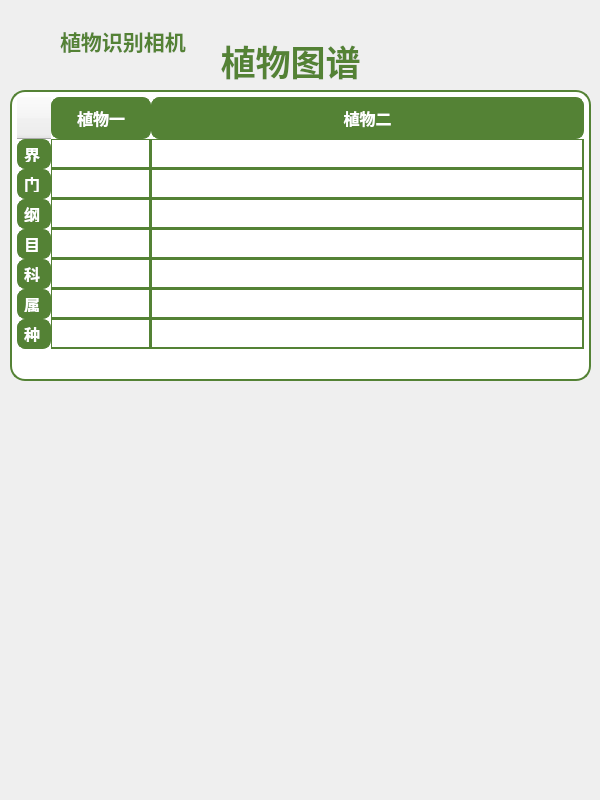
<?xml version="1.0" encoding="UTF-8"?>
<ui version="4.0">
 <class>PlantComparisonWindow</class>
 <widget class="QWidget" name="PlantComparisonWindow">
  <property name="geometry">
   <rect>
    <x>0</x>
    <y>0</y>
    <width>600</width>
    <height>800</height>
   </rect>
  </property>
  <property name="windowTitle">
   <string>植物种类对比</string>
  </property>
  <widget class="QLabel" name="label_title">
   <property name="geometry">
    <rect>
     <x>210</x>
     <y>40</y>
     <width>161</width>
     <height>41</height>
    </rect>
   </property>
   <property name="font">
    <font>
     <pointsize>26</pointsize>
     <bold>true</bold>
    </font>
   </property>
   <property name="styleSheet">
    <string notr="true">color: rgb(84, 130, 53);</string>
   </property>
   <property name="text">
    <string>植物图谱</string>
   </property>
   <property name="alignment">
    <set>Qt::AlignmentFlag::AlignCenter</set>
   </property>
  </widget>
  <widget class="QTableWidget" name="tableWidget">
   <property name="enabled">
    <bool>true</bool>
   </property>
   <property name="geometry">
    <rect>
     <x>10</x>
     <y>90</y>
     <width>581</width>
     <height>291</height>
    </rect>
   </property>
   <property name="font">
    <font>
     <pointsize>12</pointsize>
    </font>
   </property>
   <property name="styleSheet">
    <string notr="true">QTableWidget {
    gridline-color: rgb(84, 130, 53);
    background-color: rgb(255, 255, 255);
    alternate-background-color: rgb(248, 248, 248);
    color: rgb(0, 0, 0);
    selection-background-color: transparent;
    border: 2px solid rgb(84, 130, 53);
    border-radius: 15px;
    padding: 5px;
}
QTableWidget::item {
    padding: 4px;
    border: 1px solid rgb(84, 130, 53);
    color: rgb(0, 0, 0);
    background-color: rgb(255, 255, 255);
}
QTableWidget::item:selected {
    background-color: transparent;
    color: rgb(0, 0, 0);
}
QHeaderView::section {
    background-color: rgb(84, 130, 53);
    color: rgb(255, 255, 255);
    padding: 6px;
    border: 1px solid rgb(84, 130, 53);
    font-weight: bold;
    border-radius: 8px;
}
QHeaderView {
    border: none;
    background-color: transparent;
}</string>
   </property>
   <property name="verticalScrollBarPolicy">
    <enum>Qt::ScrollBarPolicy::ScrollBarAlwaysOff</enum>
   </property>
   <property name="horizontalScrollBarPolicy">
    <enum>Qt::ScrollBarPolicy::ScrollBarAlwaysOff</enum>
   </property>
   <property name="alternatingRowColors">
    <bool>true</bool>
   </property>
   <property name="selectionMode">
    <enum>QAbstractItemView::SelectionMode::NoSelection</enum>
   </property>
   <property name="sortingEnabled">
    <bool>false</bool>
   </property>
   <attribute name="horizontalHeaderStretchLastSection">
    <bool>true</bool>
   </attribute>
   <attribute name="verticalHeaderStretchLastSection">
    <bool>false</bool>
   </attribute>
   <row>
    <property name="text">
     <string>界</string>
    </property>
   </row>
   <row>
    <property name="text">
     <string>门</string>
    </property>
   </row>
   <row>
    <property name="text">
     <string>纲</string>
    </property>
   </row>
   <row>
    <property name="text">
     <string>目</string>
    </property>
   </row>
   <row>
    <property name="text">
     <string>科</string>
    </property>
   </row>
   <row>
    <property name="text">
     <string>属</string>
    </property>
   </row>
   <row>
    <property name="text">
     <string>种</string>
    </property>
   </row>
   <column>
    <property name="text">
     <string>植物一</string>
    </property>
   </column>
   <column>
    <property name="text">
     <string>植物二</string>
    </property>
   </column>
  </widget>
  <widget class="QLabel" name="label_5">
   <property name="geometry">
    <rect>
     <x>60</x>
     <y>15</y>
     <width>231</width>
     <height>51</height>
    </rect>
   </property>
   <property name="font">
    <font>
     <pointsize>16</pointsize>
     <bold>true</bold>
     <stylestrategy>PreferAntialias</stylestrategy>
     <kerning>true</kerning>
     <hintingpreference>PreferFullHinting</hintingpreference>
    </font>
   </property>
   <property name="layoutDirection">
    <enum>Qt::LayoutDirection::LeftToRight</enum>
   </property>
   <property name="styleSheet">
    <string notr="true">QLabel {
    color: rgb(84, 130, 53);
    background-color: transparent;
}
</string>
   </property>
   <property name="text">
    <string>植物识别相机</string>
   </property>
   <property name="textFormat">
    <enum>Qt::TextFormat::PlainText</enum>
   </property>
  </widget>
  <widget class="QLabel" name="label_12">
   <property name="geometry">
    <rect>
     <x>20</x>
     <y>-10</y>
     <width>301</width>
     <height>61</height>
    </rect>
   </property>
   <property name="styleSheet">
    <string notr="true">QLabel {
    background-color: transparent;
    border: none;
    box-shadow: 3px 3px 8px rgba(0, 0, 0, 0.2);
    border-radius: 5px;
}
</string>
   </property>
   <property name="text">
    <string/>
   </property>
   <property name="pixmap">
    <pixmap resource="resources.qrc">:/images/resources/images/logo2.png</pixmap>
   </property>
   <property name="scaledContents">
    <bool>true</bool>
   </property>
  </widget>
  <widget class="QLabel" name="label_11">
   <property name="geometry">
    <rect>
     <x>10</x>
     <y>10</y>
     <width>41</width>
     <height>41</height>
    </rect>
   </property>
   <property name="text">
    <string/>
   </property>
   <property name="pixmap">
    <pixmap resource="resources.qrc">:/images/resources/images/logo1.png</pixmap>
   </property>
   <property name="scaledContents">
    <bool>true</bool>
   </property>
  </widget>
  <zorder>tableWidget</zorder>
  <zorder>label_5</zorder>
  <zorder>label_12</zorder>
  <zorder>label_11</zorder>
  <zorder>label_title</zorder>
 </widget>
 <resources>
  <include location="resources.qrc"/>
 </resources>
 <connections/>
</ui>
